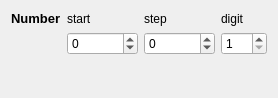
<?xml version="1.0" encoding="UTF-8"?>
<ui version="4.0">
 <class>WidgetNumberSetting</class>
 <widget class="QWidget" name="WidgetNumberSetting">
  <property name="geometry">
   <rect>
    <x>0</x>
    <y>0</y>
    <width>278</width>
    <height>98</height>
   </rect>
  </property>
  <property name="windowTitle">
   <string>Form</string>
  </property>
  <layout class="QVBoxLayout" name="verticalLayout">
   <item>
    <layout class="QGridLayout" name="gridLayout">
     <item row="0" column="0">
      <widget class="QLabel" name="label">
       <property name="font">
        <font>
         <pointsize>10</pointsize>
         <weight>75</weight>
         <bold>true</bold>
        </font>
       </property>
       <property name="text">
        <string>Number</string>
       </property>
      </widget>
     </item>
     <item row="0" column="1">
      <widget class="QLabel" name="label_2">
       <property name="text">
        <string>start</string>
       </property>
      </widget>
     </item>
     <item row="0" column="2">
      <widget class="QLabel" name="label_3">
       <property name="text">
        <string>step</string>
       </property>
      </widget>
     </item>
     <item row="0" column="3">
      <widget class="QLabel" name="label_4">
       <property name="text">
        <string>digit</string>
       </property>
      </widget>
     </item>
     <item row="1" column="1">
      <widget class="QSpinBox" name="spinBoxStart">
       <property name="minimum">
        <number>-1000000</number>
       </property>
       <property name="maximum">
        <number>1000000</number>
       </property>
      </widget>
     </item>
     <item row="1" column="2">
      <widget class="QSpinBox" name="spinBoxStep">
       <property name="minimum">
        <number>-1000000</number>
       </property>
       <property name="maximum">
        <number>1000000</number>
       </property>
      </widget>
     </item>
     <item row="1" column="3">
      <widget class="QSpinBox" name="spinBoxDigit">
       <property name="minimum">
        <number>1</number>
       </property>
       <property name="maximum">
        <number>10</number>
       </property>
      </widget>
     </item>
    </layout>
   </item>
   <item>
    <widget class="WidgetPositionFixer" name="widgetPositionFixer">
     <property name="frameShape">
      <enum>QFrame::Box</enum>
     </property>
     <property name="frameShadow">
      <enum>QFrame::Raised</enum>
     </property>
    </widget>
   </item>
   <item>
    <spacer name="verticalSpacer">
     <property name="orientation">
      <enum>Qt::Vertical</enum>
     </property>
     <property name="sizeHint" stdset="0">
      <size>
       <width>20</width>
       <height>40</height>
      </size>
     </property>
    </spacer>
   </item>
  </layout>
 </widget>
 <customwidgets>
  <customwidget>
   <class>WidgetPositionFixer</class>
   <extends>QFrame</extends>
   <header>widgets/WidgetPositionFixer.h</header>
   <container>1</container>
  </customwidget>
 </customwidgets>
 <resources/>
 <connections/>
</ui>
